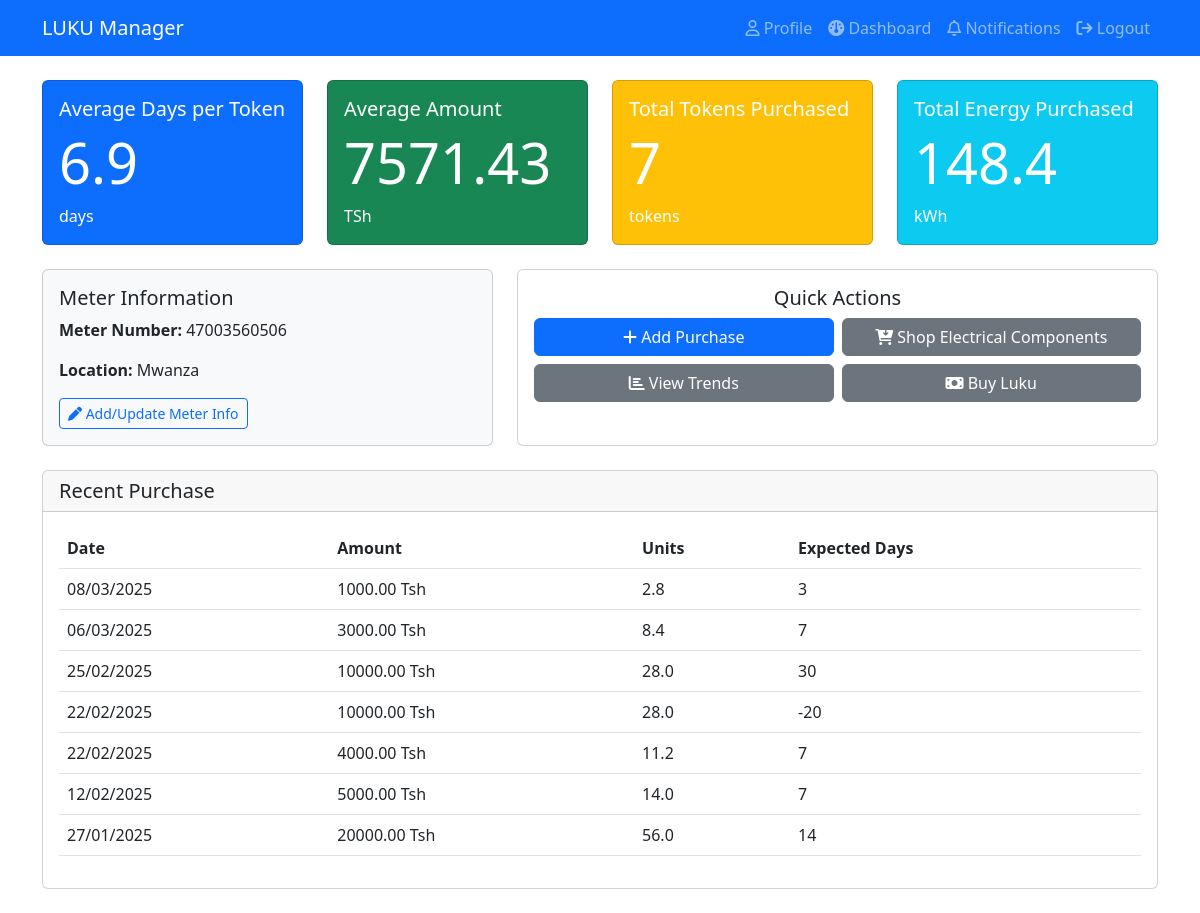
Page / (signed in) on the committed database.
### nishatiflex/models.py (models this page shows, shortened)
class MeterInfo(models.Model):
    user = models.OneToOneField(settings.AUTH_USER_MODEL, on_delete=models.CASCADE, unique=True)
    meter_number = models.CharField(max_length=20)
    location = models.CharField(max_length=100)

class EnergyPurchased(models.Model):
    user = models.ForeignKey(settings.AUTH_USER_MODEL, on_delete=models.CASCADE)
    amount = models.DecimalField(max_digits=10, decimal_places=2)
    units = models.FloatField(default=0.0, null=True, blank=True)
    daily_consumption = models.FloatField(default=0.0, null=True, blank=True)
    purchase_date = models.DateTimeField(default=now)
    expected_days = models.IntegerField(default=30)
    remaining_days = models.IntegerField(default=30, null=True, blank=True)
    remaining_energy = models.FloatField(default=0.0, null=True, blank=True)
    notes = models.TextField(null=True, blank=True)

### nishatiflex/views.py (the view)
# urls.py: path('', views.dashboard, name='dashboard'),
@login_required
def dashboard(request):
    recent_purchase = EnergyPurchased.objects.filter(user=request.user).order_by('-purchase_date')
    meter_info = MeterInfo.objects.filter(user=request.user).first()
    avg_days = recent_purchase.aggregate(Avg('expected_days'))['expected_days__avg'] or 0
    avg_amount = recent_purchase.aggregate(Avg('amount'))['amount__avg'] or 0
    total_purchase = recent_purchase.count()
    total_units = recent_purchase.aggregate(Sum('units'))['units__sum'] or 0
    context = {
        'recent_purchase':recent_purchase,
        'meter_info':meter_info,
        'total_purchase' :total_purchase,
        'total_units':total_units,
        'avg_days' :round(avg_days,1),
        'avg_amount' : round(avg_amount,2)
    }
    return render(request, 'luku/dashboard.html', context)

### templates/luku/dashboard.html
{% extends 'base.html' %}
{% load static %}
{% block content %}
<div class="row">
    <div class="col-12 col-md-3 mb-4">
        <div class="card bg-primary text-white">
            <div class="card-body">
                <h5 class="card-title">Average Days per Token</h5>
                <h2 class="display-4">{{ avg_days }}</h2>
                <p class="card-text">days</p>
            </div>
        </div>
    </div>
    <div class="col-12 col-md-3 mb-4">
        <div class="card bg-success text-white">
            <div class="card-body">
                <h5 class="card-title">Average Amount</h5>
                <h2 class="display-4">{{ avg_amount }}</h2>
                <p class="card-text">TSh</p>
            </div>
        </div>
    </div>
    <div class="col-12 col-md-3 mb-4">
        <div class="card bg-warning text-white">
            <div class="card-body">
                <h5 class="card-title">Total Tokens Purchased</h5>
                <h2 class="display-4">{{ total_purchase }}</h2>
                <p class="card-text">tokens</p>
            </div>
        </div>
    </div>
    <div class="col-12 col-md-3 mb-4">
        <div class="card bg-info text-white">
            <div class="card-body">
                <h5 class="card-title">Total Energy Purchased</h5>
                <h2 class="display-4">{{ total_units }}</h2>
                <p class="card-text">kWh</p>
            </div>
        </div>
    </div>
</div>
<div class="row">
    <div class="col-12 col-lg-5 mb-4">
        <div class="card bg-light h-100">
            <div class="card-body">
                <h5 class="card-title">Meter Information</h5>
                {% if meter_info %}
                    <p><strong>Meter Number:</strong> {{ meter_info.meter_number }}</p>
                    <p><strong>Location:</strong> {{ meter_info.location }}</p>
                {% else %}
                    <p class="text-muted">No meter info available.</p>
                {% endif %}
                <a href="{% url 'add_meter' %}" class="btn btn-outline-primary btn-sm">
                    <i class="fas fa-pen"></i> Add/Update Meter Info
                </a>
            </div>
        </div>
    </div>
    <div class="col-12 col-lg-7 mb-4">
        <div class="card h-100">
            <div class="card-body">
                <h5 class="card-title text-center">Quick Actions</h5>
                <div class="row g-2">
                    <div class="col-6">
                        <a href="{% url 'energy_purchased' %}" class="btn btn-primary w-100">
                            <i class="fas fa-plus"></i> Add Purchase
                        </a>
                    </div>
                    <div class="col-6">
                        <a href="#" class="btn btn-secondary w-100">
                            <i class="fas fa-cart-arrow-down"></i> Shop Electrical Components
                        </a>
                    </div>
                    <div class="col-6">
                        <a href="{% url 'view_analytics'%}" class="btn btn-secondary w-100">
                            <i class="fa fa-bar-chart"></i> View Trends
                        </a>
                    </div>
                    <div class="col-6">
                        <a href="#" class="btn btn-secondary w-100">
                            <i class="fas fa-money-bill"></i> Buy Luku
                        </a>
                    </div>
                </div>
            </div>
        </div>
    </div>
</div>
<div class="card mb-4">
    <div class="card-header">
        <h5 class="card-title mb-0">Recent Purchase</h5>
    </div>
    <div class="card-body">
        <div class="table-responsive">
            <table class="table">
                <thead>
                    <tr>
                        <th>Date</th>
                        <th>Amount</th>
                        <th>Units</th>
                        <th>Expected Days</th>
                    </tr>
                </thead>
                <tbody>
                    {% for token in recent_purchase %}
                    <tr>
                        <td>{{ token.purchase_date|date:"d/m/Y" }}</td>
                        <td>{{ token.amount }} Tsh</td>
                        <td>{{ token.units }} </td>
                        <td>{{ token.expected_days|default:"--" }}</td>
                    </tr>
                    {% empty %}
                    <tr>
                        <td colspan="4" class="text-center">No purchases added yet</td>
                    </tr>
                    {% endfor %}
                </tbody>
            </table>
        </div>
    </div>
</div>
{% endblock %}

### templates/base.html (shortened to what this page needs)
{% load static %}
<!DOCTYPE html>
<html lang="en">
<head>
    <link href="https://cdn.jsdelivr.net/npm/bootstrap@5.3.0/dist/css/bootstrap.min.css" rel="stylesheet">
    <link href="https://cdnjs.cloudflare.com/ajax/libs/font-awesome/6.0.0/css/all.min.css" rel="stylesheet">
    <link rel="stylesheet" href="{% static 'css/chart.css'%}">
</head>
<body>
    <nav class="navbar navbar-expand-lg navbar-dark bg-primary">
        <div class="container">
            <a class="navbar-brand" href="#">LUKU Manager</a>
            <div class="collapse navbar-collapse" id="navbarNav">
                <ul class="navbar-nav ms-auto">
                    <li class="nav-item">
                        <a class="nav-link" href="{% url 'user_profile' %}"><i class='far fa-user'></i> Profile</a>
                    </li>
                    <li class="nav-item">
                        <a class="nav-link" href="{% url 'dashboard' %}"><i class='fa fa-dashboard'></i> Dashboard</a>
                    </li>
                    <li class="nav-item">
                        <a class="nav-link" href="{% url 'show_notification' %}"><i class="far fa-bell"></i></i> Notifications </a>
                    </li>
                    <li class="nav-item">
                        <a class="nav-link" href="{% url 'logout' %}"><i class="fa fa-sign-out" aria-hidden="true"></i> Logout</a>
                    </li>
                </ul>
            </div>
        </div>
    </nav>
    <div class="container mt-4">
        {% block content %}
        {% endblock %}
    </div>
</body>
</html>

### rows in the picture
MeterInfo: meter_number "47003560506", location "Mwanza"
EnergyPurchased: purchase_date "08/03/2025", amount "1000.00", units "2.8", expected_days "3"
EnergyPurchased: purchase_date "06/03/2025", amount "3000.00", units "8.4", expected_days "7"
EnergyPurchased: purchase_date "25/02/2025", amount "10000.00", units "28.0", expected_days "30"
EnergyPurchased: purchase_date "22/02/2025", amount "10000.00", units "28.0", expected_days "-20"
EnergyPurchased: purchase_date "22/02/2025", amount "4000.00", units "11.2", expected_days "7"
EnergyPurchased: purchase_date "12/02/2025", amount "5000.00", units "14.0", expected_days "7"
EnergyPurchased: purchase_date "27/01/2025", amount "20000.00", units "56.0", expected_days "14"

### other values in the picture
{{ avg_days }} "6.9"
{{ avg_amount }} "7571.43"
{{ total_purchase }} "7"
{{ total_units }} "148.4"
